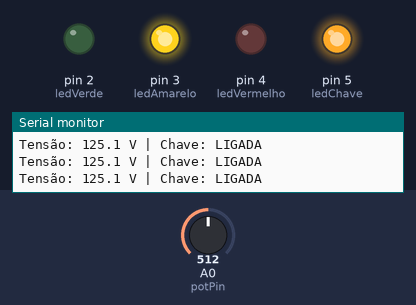
A sketch run on a simulated Arduino Uno, built with avr-gcc and run on an emulated ATmega328P. On the bench: output pins drawn as LEDs (lit = HIGH), the last lines printed to the serial monitor. The inputs (shaded band) are chosen by the test bench; at power-on: A0 (potPin) = 512.

Above: at 1.2 s.
1.3 s: A0 (potPin) set to 720
At 2.3 s:
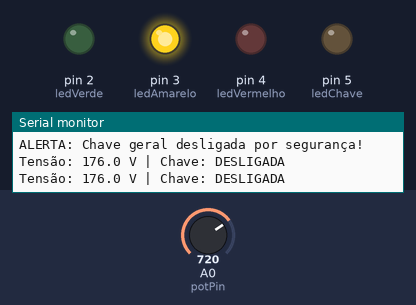
3.5 s: A0 (potPin) set to 751
At 4.3 s:
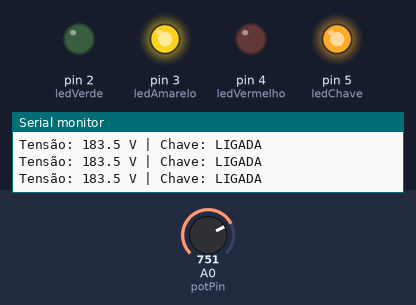
6.5 s: A0 (potPin) set to 842
9.5 s: A0 (potPin) set to 878
At 10.5 s:
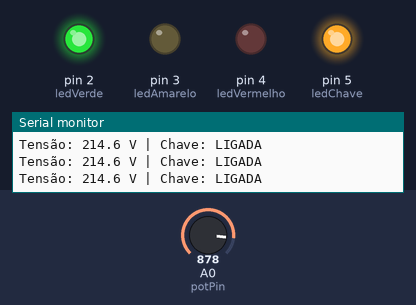
11.0 s: A0 (potPin) set to 926
12.5 s: A0 (potPin) set to 949
At 13.5 s:
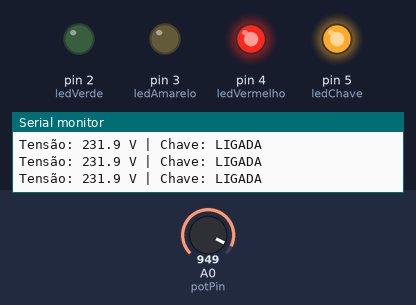
Timing chart, 0 to 15.0 s (numbered marks = the images above; inputs shaded):
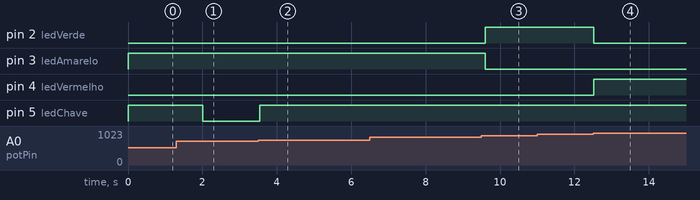

The sketch:

exercicio21.ino
```cpp
const int potPin      = A0;
const int ledVerde    = 2;
const int ledAmarelo  = 3;
const int ledVermelho = 4;
const int ledChave    = 5;

const float V_MIN_NORMAL  = 210.0;
const float V_MAX_NORMAL  = 230.0;
const float V_MIN_SEGURO  = 180.0;
const float V_MAX_SEGURO  = 240.0;
const unsigned long TEMPO_DESLIGA = 2000;

unsigned long tempoForaDaFaixa = 0;
bool foraAntes  = false;
bool chaveAtiva = true;

void setup() {
  pinMode(ledVerde,    OUTPUT);
  pinMode(ledAmarelo,  OUTPUT);
  pinMode(ledVermelho, OUTPUT);
  pinMode(ledChave,    OUTPUT);
  digitalWrite(ledChave, HIGH);
  Serial.begin(9600);
}

void desligarTodosLEDs() {
  digitalWrite(ledVerde,    LOW);
  digitalWrite(ledAmarelo,  LOW);
  digitalWrite(ledVermelho, LOW);
}

void loop() {
  int leitura = analogRead(potPin);
  float tensao = (leitura / 1023.0) * 250.0;

  Serial.print("Tensão: ");
  Serial.print(tensao, 1);
  Serial.print(" V | Chave: ");
  Serial.println(chaveAtiva ? "LIGADA" : "DESLIGADA");

  // Apaga todos antes de decidir
  desligarTodosLEDs();

  // LEDs de status — condições exclusivas e explícitas
  if (tensao >= V_MIN_NORMAL && tensao <= V_MAX_NORMAL) {
    digitalWrite(ledVerde, HIGH);         // 210V ~ 230V → Normal
  } else if (tensao < V_MIN_NORMAL) {
    digitalWrite(ledAmarelo, HIGH);       // < 210V → Under Voltage
  } else if (tensao > V_MAX_NORMAL) {
    digitalWrite(ledVermelho, HIGH);      // > 230V → Over Voltage
  }

  // Proteção da chave geral (< 180V ou > 240V por mais de 2s)
  bool foraDaFaixa = (tensao < V_MIN_SEGURO || tensao > V_MAX_SEGURO);

  if (foraDaFaixa) {
    if (!foraAntes) {
      tempoForaDaFaixa = millis();
      foraAntes = true;
    } else if (chaveAtiva && (millis() - tempoForaDaFaixa >= TEMPO_DESLIGA)) {
      chaveAtiva = false;
      digitalWrite(ledChave, LOW);
      Serial.println("ALERTA: Chave geral desligada por segurança!");
    }
  } else {
    foraAntes = false;
    if (!chaveAtiva) {
      chaveAtiva = true;
      digitalWrite(ledChave, HIGH);
      Serial.println("Tensão normalizada. Chave reativada.");
    }
  }

  delay(100);
}
```

Measured:
- the behaviour switches between 736 and 737 on A0 (potPin) (found by bisection; images 1 and 2)
- the behaviour switches between 859 and 860 on A0 (potPin) (found by bisection; images 2 and 3)
- the behaviour switches between 941 and 942 on A0 (potPin) (found by bisection; images 3 and 4)
- after the input at 3.5 s, pin 5 (ledChave): LOW → HIGH at once
- after the input at 9.5 s, pin 2 (ledVerde): LOW → HIGH after 0.10 s; pin 3 (ledAmarelo): HIGH → LOW after 0.10 s
- after the input at 12.5 s, pin 2 (ledVerde): HIGH → LOW at once; pin 4 (ledVermelho): LOW → HIGH at once
